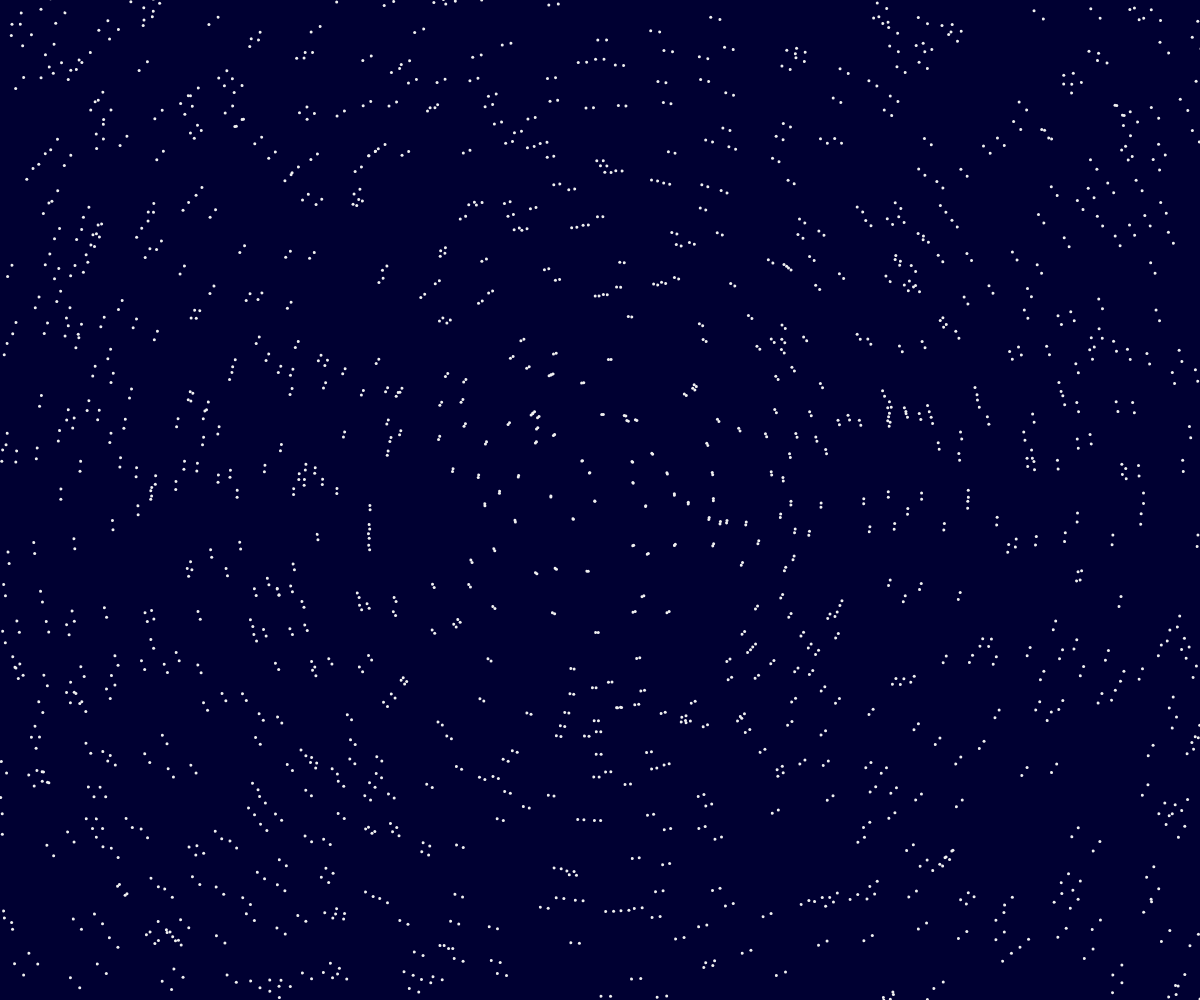
Frame 1 (no input)
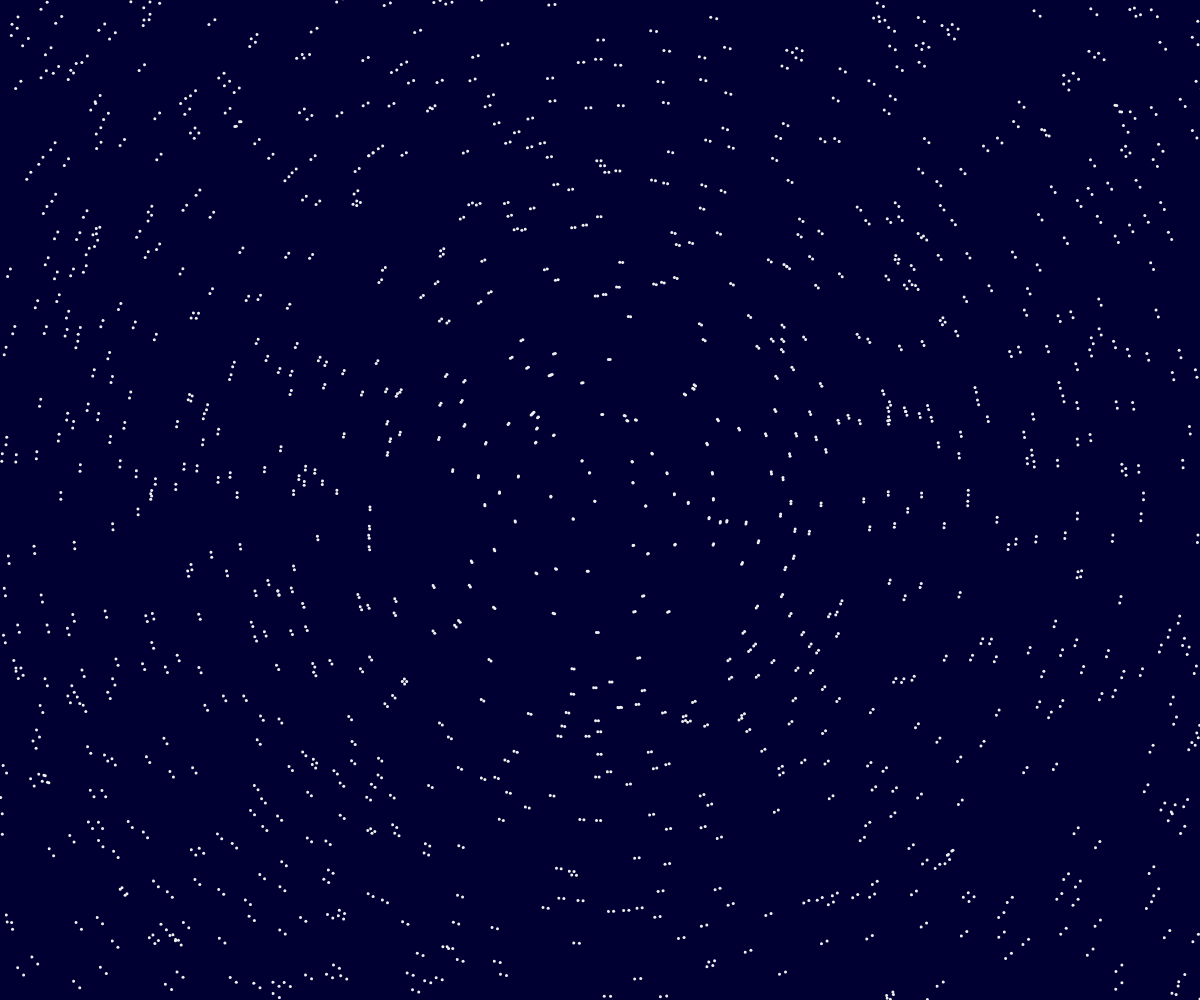
Frame 60 (no input)
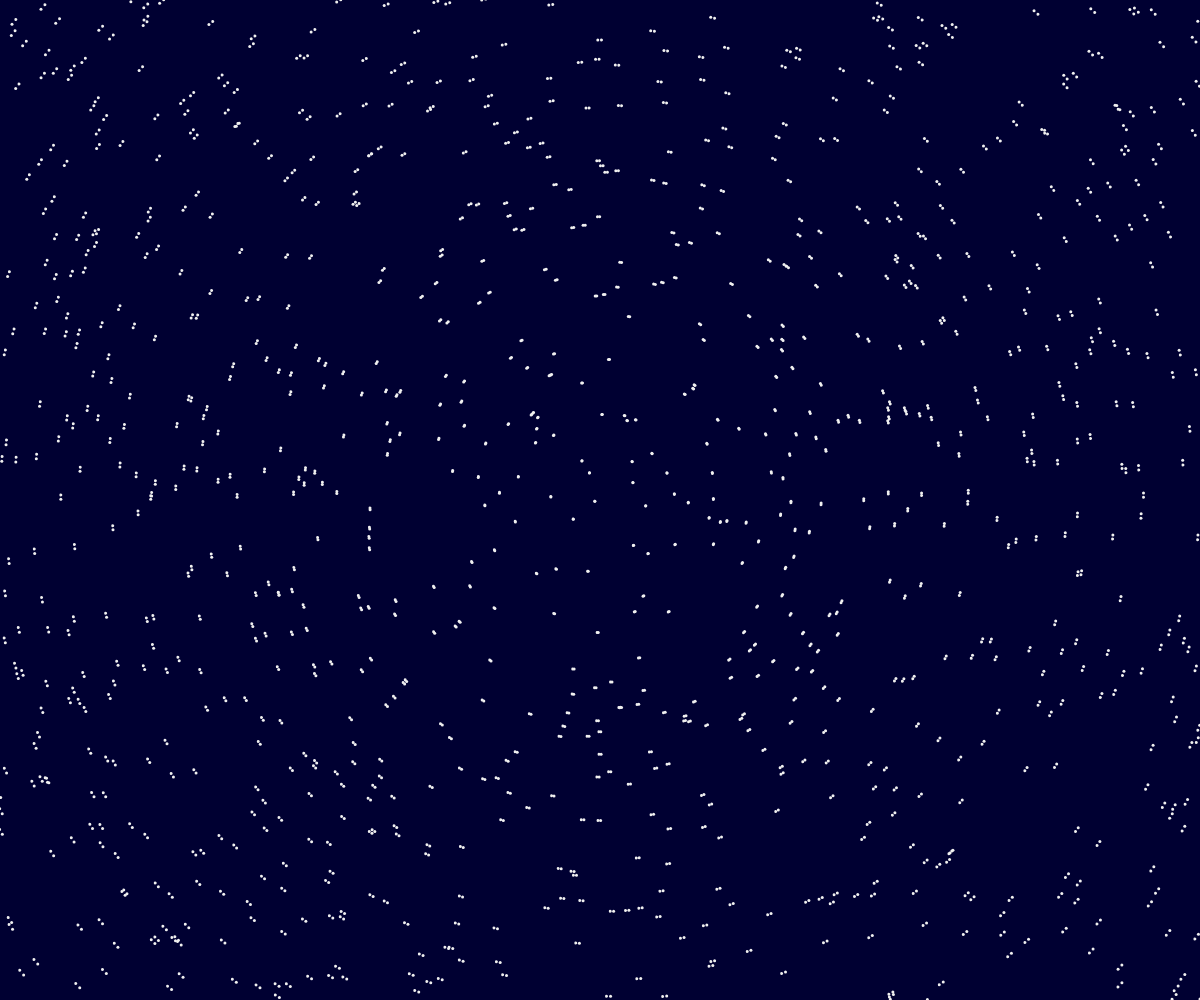
Frame 120 (the mouse pressed at the canvas centre since frame 60)

The p5.js sketch that drew these frames (run headless with seeded random() and noise() and a simulated clock; from frame 60 on, the mouse is pressed at the canvas centre):

// p5.js sketch
// ── sketch.js
var map;
var t=0;
function setup() {
    createCanvas(windowWidth, windowHeight);
	background(0,0,100);
	map=new Balls(1000);
	map.born();
	strokeWeight(3);
	stroke(240);
	frameRate(1000);
}

function draw() {
	background(0,0,50);
	t+=0.1;
	map.display();
	map.display(1+(sin(t)),1);
}

function Balls(n){
	this.n=n;
	this.p=[];
	this.born = function(){
		this.die();
		for(var i=0;i<n;i++){
			this.p.push(new Point(random(0,width),random(0,height)));
		}
	};
	this.die = function(){
		this.p=[];
	};
	this.display = function(alpha,scl){
		translate(width/2,height/2);
		scale(scl)
		rotate(radians(alpha));
		for(var i=0;i<this.p.length-1;i++){
			point(this.p[i].x-width/2,this.p[i].y-height/2);
		}
		rotate(-radians(alpha));
		scale(-scl)
		translate(-width/2,-height/2);
	};
	console.log("New "+ n +" balls");
}

function Point(x,y){
	this.x = x;
	this.y = y;
	this.module =function(){
		return sqrt(x*x+y*y)
	};
}
